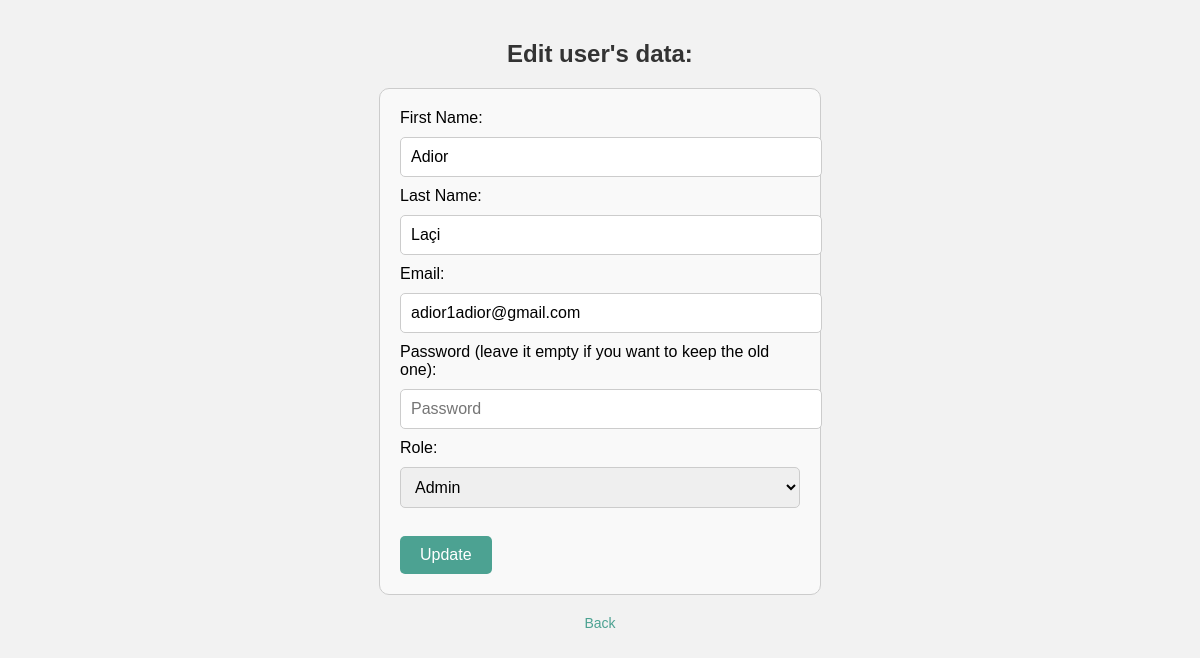
The app's page /Admin1/edit_user.php?id=48 with its own data.
### tables this page shows
CREATE TABLE `users` (
  `Id` int(10) NOT NULL,
  `firstName` varchar(50) NOT NULL,
  `lastName` varchar(50) NOT NULL,
  `email` varchar(50) NOT NULL,
  `password` varchar(255) NOT NULL,
  `verification_code` varchar(6) DEFAULT NULL,
  `is_verified` tinyint(1) DEFAULT 0,
  `otp` int(6) NOT NULL,
  `remember_token` varchar(255) DEFAULT NULL,
  `failed_attempts` int(11) DEFAULT 0,
  `last_failed_attempt` datetime DEFAULT NULL,
  `role` varchar(10) DEFAULT NULL,
  `is_banned` tinyint(1) NOT NULL DEFAULT 0
);

### Admin1/edit_user.php (the view, shortened to what this page needs)
<?php
require_once('C:/xampp/htdocs/Web2.1/connect.php');
global $conn;
if (isset($_GET['Id'])) {
    $user_id = $_GET['Id'];
} elseif (isset($_GET['id'])) {
    $user_id = $_GET['id'];
} else {
    echo "ID of user is not specified!";
    exit;
}
$query = "SELECT firstName, lastName, email, password, role FROM users WHERE Id = ?";
$stmt = $conn->prepare($query);
$stmt->bind_param("i", $user_id);
$stmt->execute();
$result = $stmt->get_result();
if ($result->num_rows == 1) {
    $user = $result->fetch_assoc();
} else {
    echo "User not found!";
    exit;
}
?>
<!DOCTYPE html>
<html lang="en">
<head>
    <link rel="stylesheet" href="edit_user.css">
</head>
<body>
<h2>Edit user's data:</h2>
<form method="POST" action="">
    <label>First Name:</label>
    <input type="text" name="firstName" value="<?php echo htmlspecialchars($user['firstName']); ?>" required><br>
    <label>Last Name:</label>
    <input type="text" name="lastName" value="<?php echo htmlspecialchars($user['lastName']); ?>" required><br>
    <label>Email:</label>
    <input type="email" name="email" value="<?php echo htmlspecialchars($user['email']); ?>" required><br>
    <label>Password (leave it empty if you want to keep the old one):</label>
    <input type="password" name="password" placeholder="Password"><br>
    <label>Role:</label>
    <select name="role" required>
        <option value="admin" <?php if ($user['role'] == 'admin') echo 'selected'; ?>>Admin</option>
    </select><br><br>
    <button type="submit">Update</button>
</form>
<a href="listofusers.php">Back</a>
</body>
</html>

### Admin1/edit_user.css (style rules this page uses)
body { font-family: Arial, sans-serif; background-color: #f2f2f2; margin: 0; padding: 20px; }
h2 { text-align: center; color: #333; }
form { max-width: 400px; margin: 20px auto; padding: 20px; border: 1px solid #ccc; border-radius: 10px; background-color: #f9f9f9; }
form input, form select { width: 100%; padding: 10px; margin: 10px 0; border: 1px solid #ccc; border-radius: 5px; font-size: 16px; }
button { padding: 10px 20px; background-color: #4ca292; color: #fff; border: none; border-radius: 5px; cursor: pointer; font-size: 16px; }
a { display: block; text-align: center; margin-top: 10px; color: #4ca292; text-decoration: none; font-size: 14px; }

### records on screen
users: firstName "Adior", lastName "Laçi", email "adior1adior@gmail.com"
